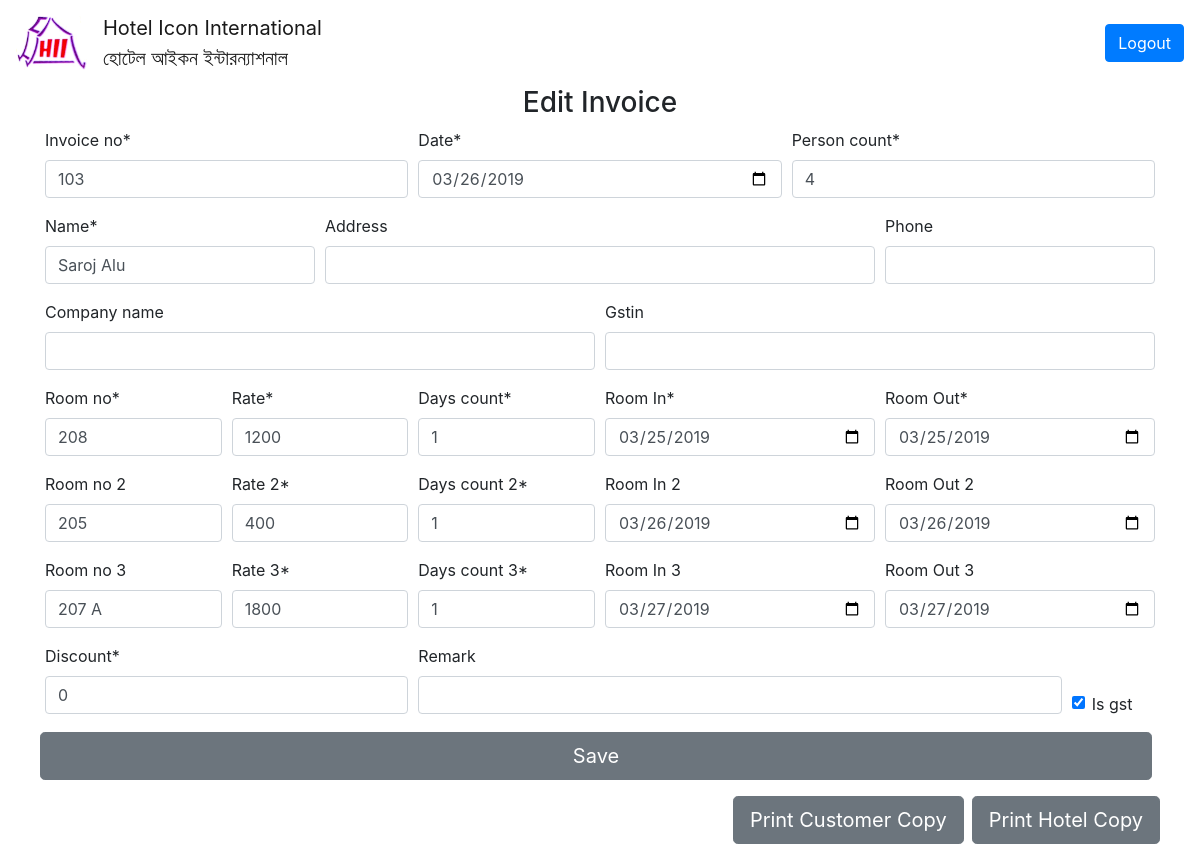
Page /accounts/editinvoice/1/ (signed in) on the committed database.
### mainapp/models.py (models this page shows, shortened)
class Invoice(models.Model):
    invoice_no = models.CharField(max_length=10,unique=True)
    name = models.CharField(max_length=30)
    company_name = models.CharField(max_length=30,null=True,blank=True)
    address = models.CharField(max_length=60,null=True,blank=True)
    phone = models.CharField(max_length=13,null=True,blank=True)
    person_count = models.CharField(max_length=30)
    gstin = models.CharField(max_length=30,blank=True,null=True)
    date = models.DateField()
    room_no = models.CharField(max_length=7)
    check_in = models.DateField(verbose_name="Room In")
    check_out = models.DateField(verbose_name="Room Out")
    days_count = models.IntegerField()
    rate = models.IntegerField()
    room_no_2 = models.CharField(max_length=7,blank=True, null=True)
    check_in_2 = models.DateField(blank=True, null=True, verbose_name="Room In 2")
    check_out_2 = models.DateField(blank=True, null=True, verbose_name="Room out 2")
    days_count_2 = models.IntegerField(default=0)
    rate_2 = models.IntegerField(default=0)
    room_no_3 = models.CharField(max_length=7,blank=True, null=True)
    check_in_3 = models.DateField(blank=True, null=True, verbose_name="Room In 3")
    check_out_3 = models.DateField(blank=True, null=True, verbose_name="Room out 3")
    days_count_3 = models.IntegerField(default=0)
    rate_3 = models.IntegerField(default=0)
    discount = models.IntegerField(default=0)
    remark = models.CharField(max_length=50,null=True,blank=True)
    is_gst = models.BooleanField(default=False)

### mainapp/views.py (the view)
# urls.py: path('accounts/editinvoice/<pk>/', views.edit_invoice,name="editinvoice"),
@login_required
def edit_invoice(request,pk):
    invoice = Invoice.objects.get(pk=pk)
    form = InvoiceForm(instance=invoice)
    if request.method=="POST":
        form = InvoiceForm(request.POST,instance=invoice)
        if form.is_valid():
            form.save()
            return render(request,'invoiceform.html',{'edit':True,'tag':"Edit Invoice",'msg':"Invoice Updated in Database",'form':form,'invoice_no':invoice.invoice_no,'rooms':Room.objects.all()})
    return render(request,'invoiceform.html',{'edit':True,'tag':"Edit Invoice",'form':form,'invoice_no':invoice.invoice_no,'rooms':Room.objects.all()})

### mainapp/forms.py
class InvoiceForm(forms.ModelForm):
    date = forms.DateField(widget=forms.DateInput(attrs={'type':'date'}))
    check_in = forms.DateField(label="Room In", widget=forms.DateInput(attrs={'type':'date'}))
    check_out = forms.DateField(label="Room Out", widget=forms.DateInput(attrs={'type':'date'}))
    room_no = forms.CharField(widget=forms.TextInput(attrs={'list':'rooms'}))
    check_in_2 = forms.DateField(label="Room In 2", required=False, widget=forms.DateInput(attrs={'type':'date'}))
    check_out_2 = forms.DateField(label="Room Out 2", required=False, widget=forms.DateInput(attrs={'type':'date'}))
    room_no_2 = forms.CharField(required=False, widget=forms.TextInput(attrs={'list':'rooms'}))
    check_in_3 = forms.DateField(label="Room In 3", required=False, widget=forms.DateInput(attrs={'type':'date'}))
    check_out_3 = forms.DateField(label="Room Out 3", required=False, widget=forms.DateInput(attrs={'type':'date'}))
    room_no_3 = forms.CharField(required=False, widget=forms.TextInput(attrs={'list':'rooms'}))
    class Meta:
        model = Invoice
        exclude = []

### mainapp/models.py (called while the page is built)
    def __str__(self):
        return self.room_no + " " + self.description

### mainapp/templates/invoiceform.html (shortened to what this page needs)
{% extends 'master.html' %}
{% load crispy_forms_tags %}
{% block content %}
<div class="container">
    <h3 class="text-center">{{tag}}</h3>
<form action="" method="post" class="form-row">
        <div class="col-4">{{form.invoice_no | as_crispy_field}}</div>
        <div class="col-4">{{form.date | as_crispy_field}}</div>
        <div class="col-4">{{form.person_count | as_crispy_field}}</div>
        <div class="col-3">{{form.name | as_crispy_field}}</div>
        <div class="col-6">{{form.address | as_crispy_field}}</div>
        <div class="col-3">{{form.phone | as_crispy_field}}</div>
        <div class="col-6">{{form.company_name | as_crispy_field}}</div>
        <div class="col-6">{{form.gstin | as_crispy_field}}</div>
        <div class="col-2">{{form.room_no | as_crispy_field}}</div>
        <div class="col-2">{{form.rate | as_crispy_field}}</div>
        <div class="col-2">{{form.days_count | as_crispy_field}}</div>
        <div class="col-3">{{form.check_in | as_crispy_field}}</div>
        <div class="col-3">{{form.check_out | as_crispy_field}}</div>
        <div class="col-2">{{form.room_no_2 | as_crispy_field}}</div>
        <div class="col-2">{{form.rate_2 | as_crispy_field}}</div>
        <div class="col-2">{{form.days_count_2 | as_crispy_field}}</div>
        <div class="col-3">{{form.check_in_2 | as_crispy_field}}</div>
        <div class="col-3">{{form.check_out_2 | as_crispy_field}}</div>
        <div class="col-2">{{form.room_no_3 | as_crispy_field}}</div>
        <div class="col-2">{{form.rate_3 | as_crispy_field}}</div>
        <div class="col-2">{{form.days_count_3 | as_crispy_field}}</div>
        <div class="col-3">{{form.check_in_3 | as_crispy_field}}</div>
        <div class="col-3">{{form.check_out_3 | as_crispy_field}}</div>
        <div class="col-4">{{form.discount | as_crispy_field}}</div>
        <div class="col-7">{{form.remark | as_crispy_field}}</div>
        <div class="col-1 mt-5">{{form.is_gst | as_crispy_field}}</div>
    <div class="container">
    <div class="row justify-content-end">
        <button class="btn btn-lg btn-secondary btn-block mr-2 mb-3" type="submit">Save</button>
        {% if invoice_no %}<a href="{% url 'printinvcc' invoice_no %}" class="btn btn-lg btn-secondary mr-2" target="_blank">Print Customer Copy</a>{% endif %}
        {% if invoice_no %}<a href="{% url 'printinvhc' invoice_no %}" class="btn btn-lg btn-secondary" target="_blank">Print Hotel Copy</a>{% endif %}
    </div>
    </div>
</form>
</div>
{% endblock %}

### rows in the picture
Invoice: invoice_no "103", date "03/26/2019", person_count "4", name "Saroj Alu", room_no "208", rate "1200", days_count "1", check_in "03/25/2019", check_out "03/25/2019", room_no_2 "205", rate_2 "400", days_count_2 "1", check_in_2 "03/26/2019", check_out_2 "03/26/2019", room_no_3 "207 A", rate_3 "1800", days_count_3 "1", check_in_3 "03/27/2019", check_out_3 "03/27/2019", discount "0", is_gst "☑"

### other values in the picture
{{ tag }} "Edit Invoice"
